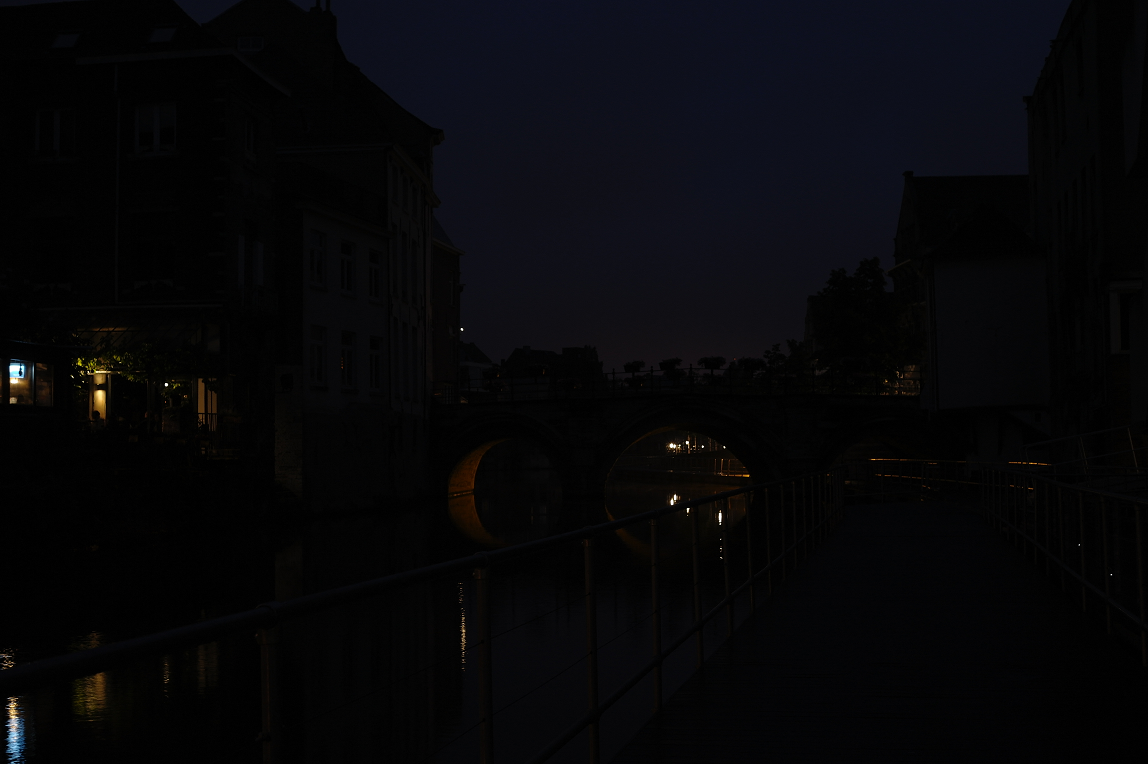
#> input picture tuan01/image/gamma_corect.png, 1148 x 764 px
$ python phan_nguong.py
#> lines starting #> are read from the running program, lines starting #| are printed output that depends on the picture; after the words box and inside, x2 and y2 are one past the last pixel; in counts of white or black regions, pixels touching at a corner belong together
import cv2

img1 = cv2.imread('../image/gamma_corect.png', 0)
#> img1: shape (764, 1148); min 0, max 255, mean 5.4
img2 = cv2.imread('../image/too_bright.png', 0)
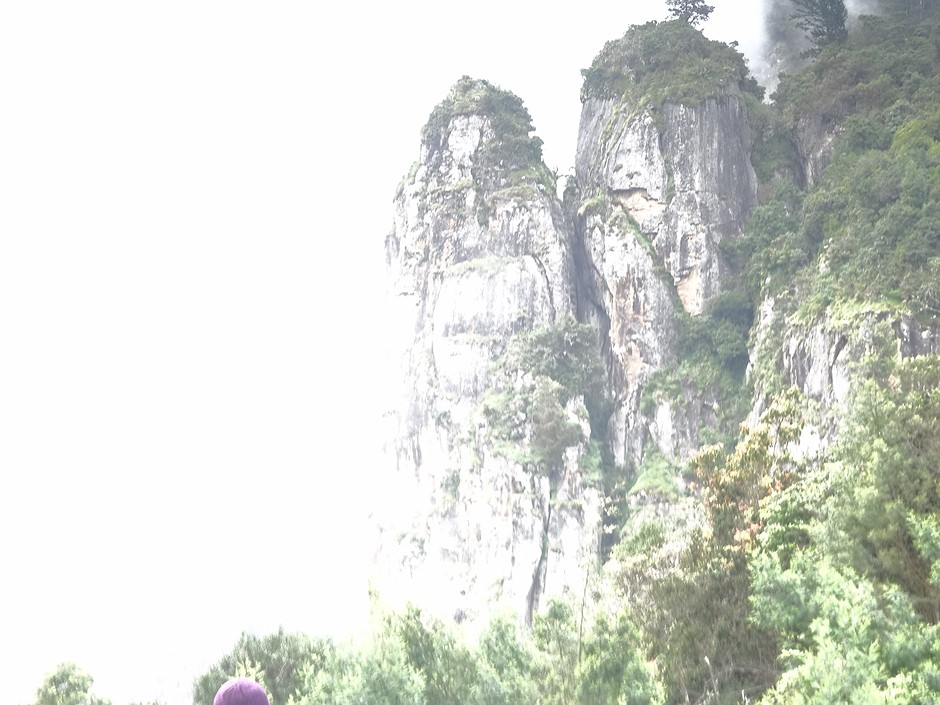
#> input picture tuan01/image/too_bright.png, 940 x 705 px
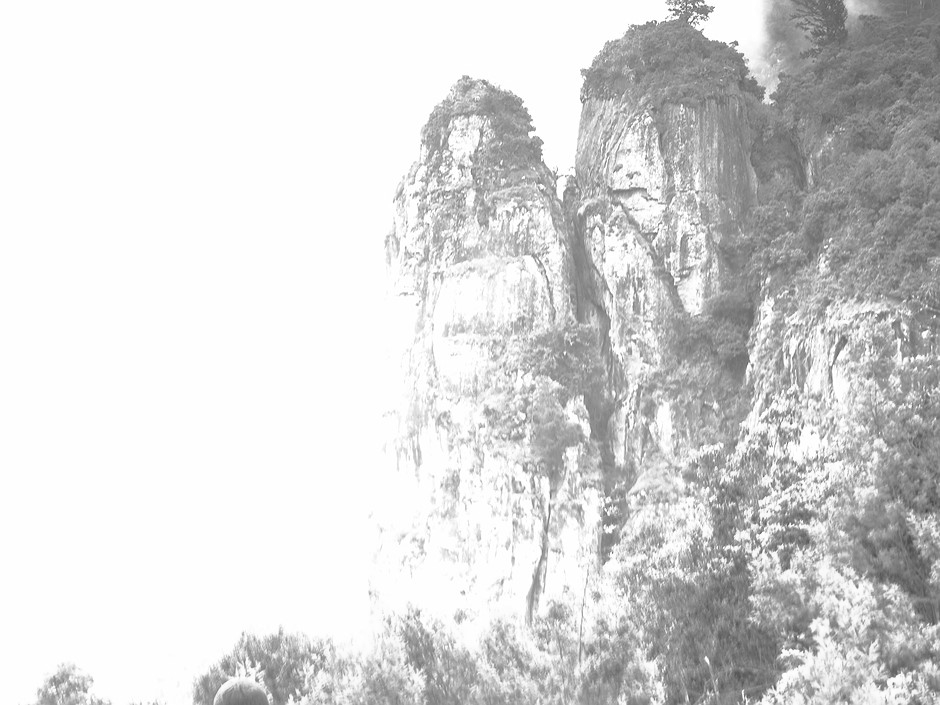
#> img2: shape (705, 940); min 64, max 255, mean 215.3
# cv2.imshow('anh', img2)
# cv2.waitKey(0)
# cv2.destroyAllWindows()


# Otsu's thresholding
ret1, th1 = cv2.threshold(img1, 0, 255, cv2.THRESH_BINARY + cv2.THRESH_OTSU)
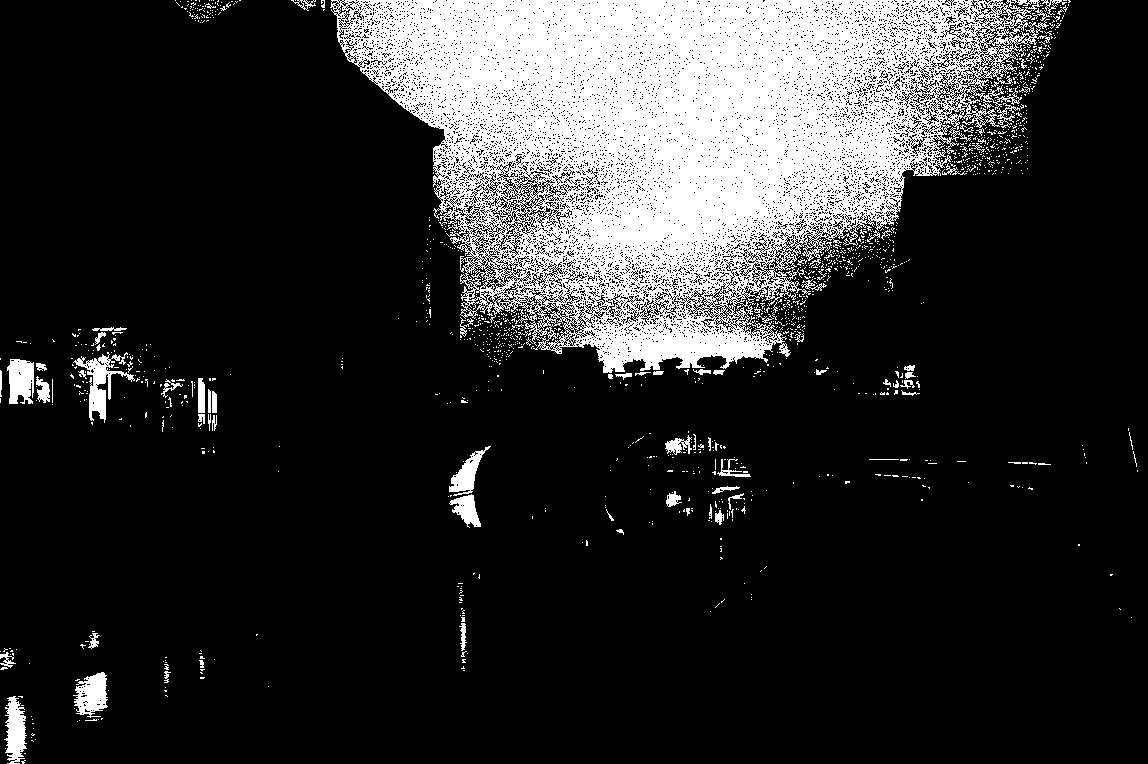
#> th1: shape (764, 1148); 18% white; 1402 white regions (1324 under 20 px), largest, box (x1, y1, x2, y2) and area: (330, 0, 1050, 373) 143798, (73, 352, 135, 423) 1286, (73, 672, 108, 718) 1024
#> ret1 = 12
print(ret1)
#| 12.0
print(th1)
#> (printed output is left out)
print('---------------------------')
ret2, th2 = cv2.threshold(img2, 0, 255, cv2.THRESH_BINARY + cv2.THRESH_OTSU)
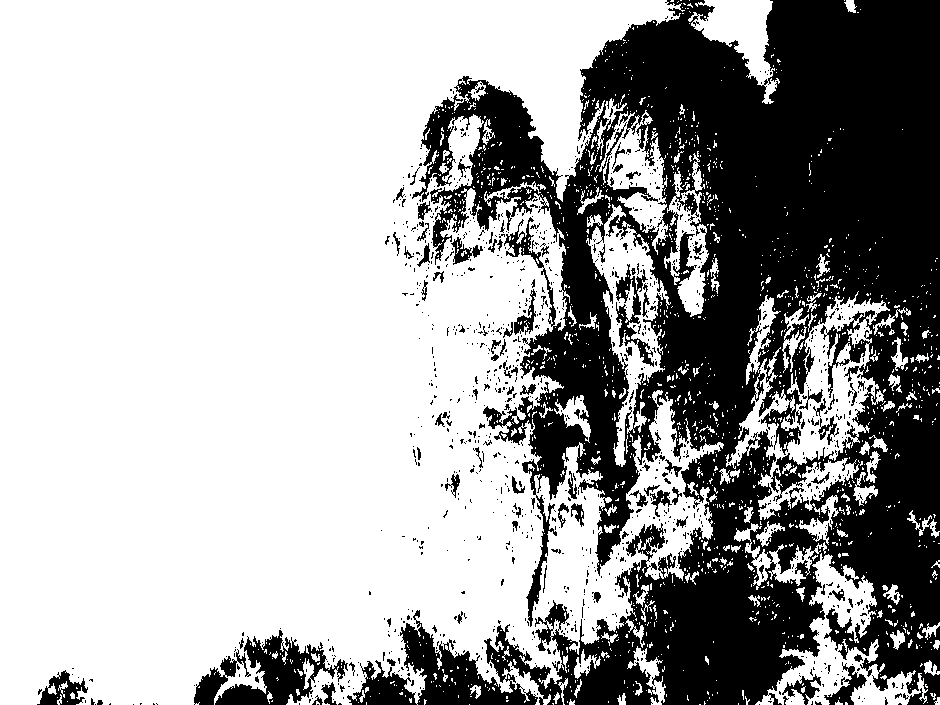
#> th2: shape (705, 940); 65.5% white; 1128 black regions (1024 under 20 px), largest, box (x1, y1, x2, y2) and area: (347, 0, 940, 705) 211118, (215, 630, 348, 705) 4048, (616, 264, 654, 367) 1207
#> ret2 = 200
print(ret2)
#| 200.0
print(th2)
#> (printed output is left out)
